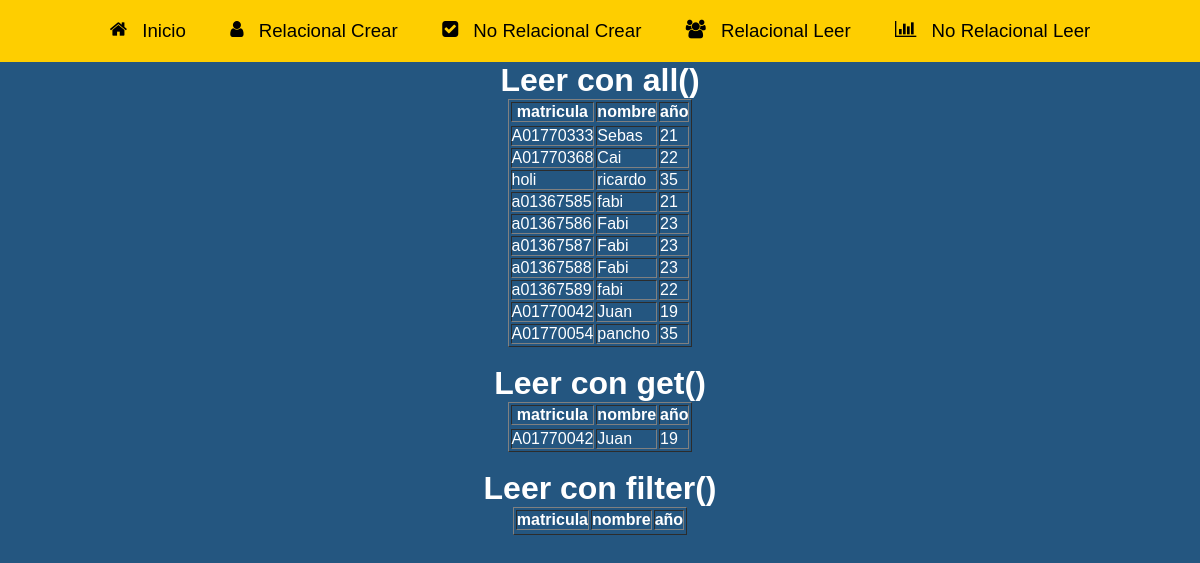
The page /r-rel on the database as committed earlier.
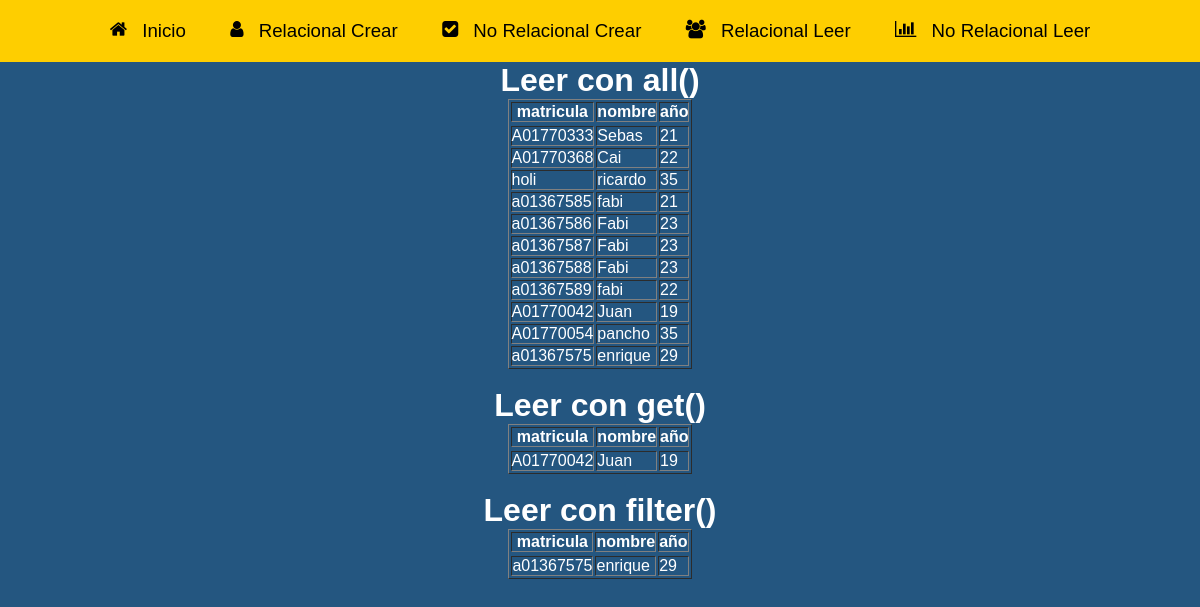
The same page on the database as committed later.
### demoCR/models.py (models this page shows)
class Student(models.Model):
    matricula = models.CharField(max_length=10, primary_key=True, unique=True)
    name = models.CharField(max_length=30)
    age = models.IntegerField()

### demoCR/views.py (the view)
# urls.py: path("r-rel", views.r_rel, name="r-rel"),
def r_rel(request):
        lista_all = Student.objects.all()
        student_get = Student.objects.get(age='19')
        lista_filter = Student.objects.filter(age='29')
        return render(request, 'readRelDB.html', {'li_all': lista_all, 'student_get': student_get, "li_filter": lista_filter})

### demoCR/templates/readRelDB.html (shortened to what this page needs)
{% extends "layouts/menu.html"%}
{% block content %}
  {% load static %}
  <!DOCTYPE html>
  <html lang="en">
    <head>
      <link rel="stylesheet" href="{% static 'styles/global.css' %}" />
      <link rel="stylesheet" href="{% static 'styles/registro.css' %}">
    </head>
    <body>
        <center>
        <h1>Leer con all()</h1>
        <table border="1">
            <tr>
                <th>matricula</th>
                <th>nombre</th>
                <th>año</th>
            <tr>
            {% for item in li_all %}
            <tr>
                <td>{{ item.matricula }}</td>
                <td>{{ item.name }}</td>
                <td>{{ item.age }}</td>
             </tr>
            {% endfor %}
        </table>
        <br>
        <h1>Leer con get()</h1>
        <table border="1">
            <tr>
                <th>matricula</th>
                <th>nombre</th>
                <th>año</th>
            <tr>
            <tr>
                <td>{{ student_get.matricula }}</td>
                <td>{{ student_get.name }}</td>
                <td>{{ student_get.age }}</td>
            </tr>
        </table>
        <br>
        <h1>Leer con filter()</h1>
        <table border="1">
            <tr>
                <th>matricula</th>
                <th>nombre</th>
                <th>año</th>
            <tr>
            {% for item in li_filter %}
            <tr>
                <td>{{ item.matricula }}</td>
                <td>{{ item.name }}</td>
                <td>{{ item.age }}</td>
             </tr>
            {% endfor %}
        </table>
    </center>
      </body>
    </html>
{% endblock %}

Rows that differ between the two databases and show on the page:
added Student: matricula "a01367575", name "enrique", age "29"
